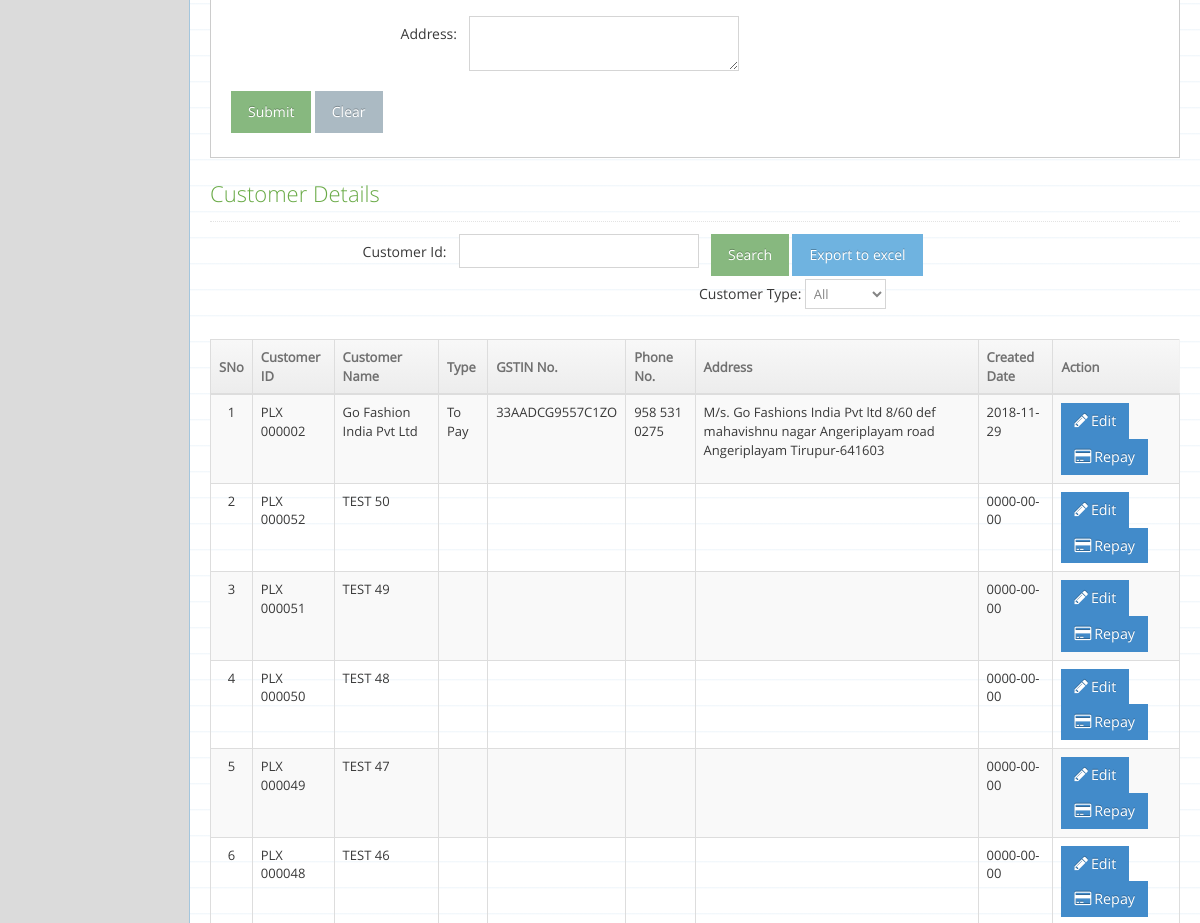
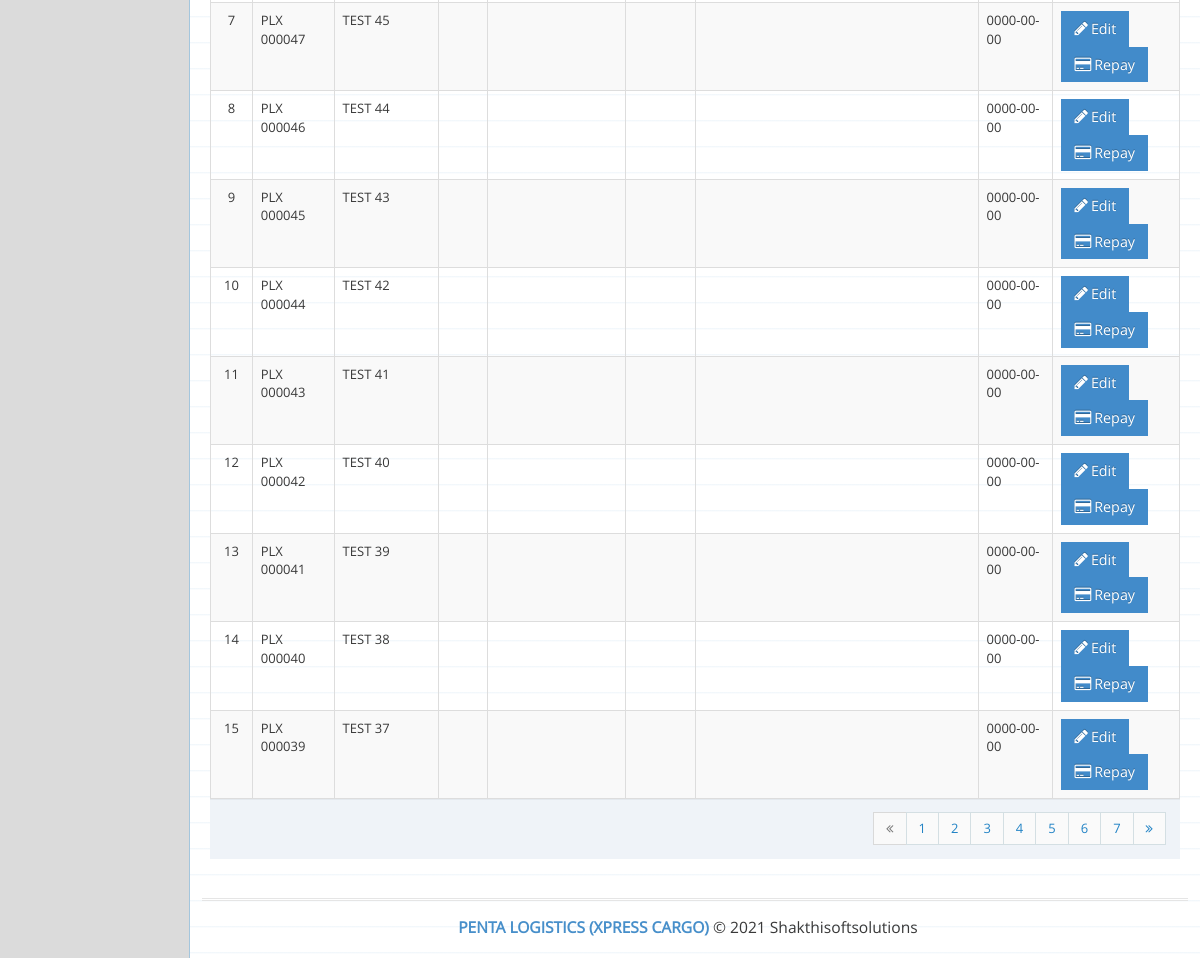
Before: /admin/add-customer.php?ty=add (signed in, lower part) with the older database file (2 pictures, top to bottom).
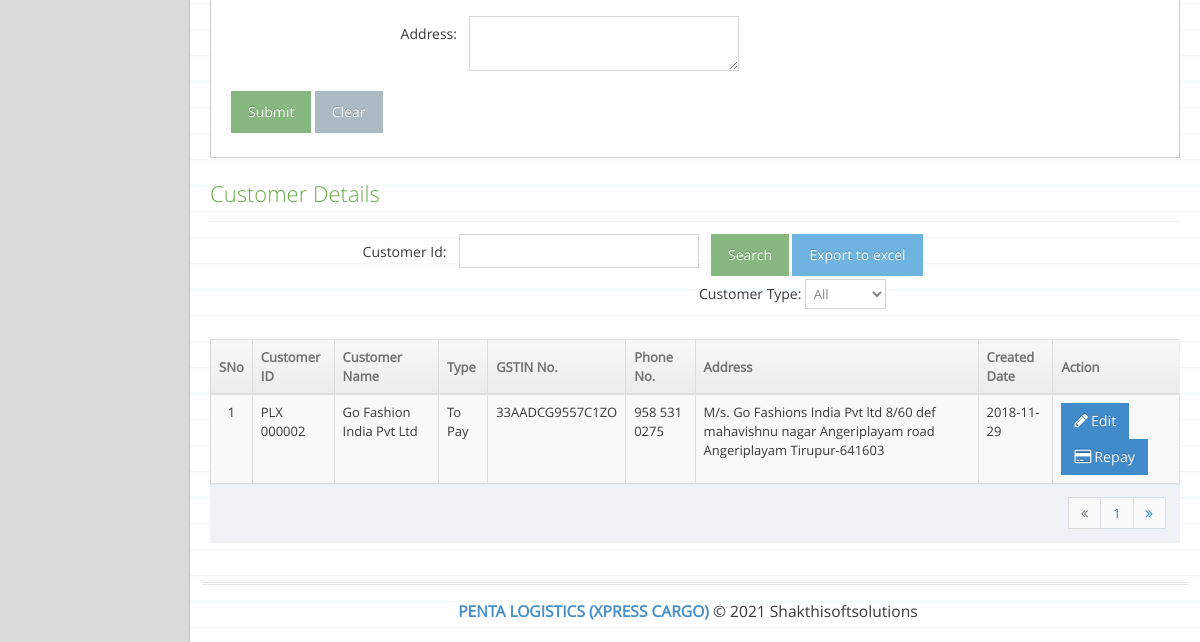
After: the same page with the newer database file.
### tables this page shows
CREATE TABLE `tbl_customer` (
  `cid` int(10) NOT NULL,
  `custID` varchar(100) NOT NULL,
  `consignor_name` varchar(100) NOT NULL,
  `Type` int(11) NOT NULL,
  `consignor_gst` varchar(50) NOT NULL,
  `consignor_phone` varchar(12) NOT NULL,
  `consignor_add` varchar(200) NOT NULL,
  `freight` varchar(100) NOT NULL,
  `boxrate` varchar(50) NOT NULL,
  `waych` varchar(100) NOT NULL,
  `insch` varchar(100) NOT NULL,
  `othch` varchar(100) NOT NULL,
  `odach` varchar(100) NOT NULL,
  `topaych` varchar(100) NOT NULL,
  `bala` varchar(100) NOT NULL,
  `cre_dt` date NOT NULL,
  `status` varchar(20) NOT NULL,
  `User_Access` varchar(10) NOT NULL DEFAULT 'Branch'
);

CREATE TABLE `pay_meth` (
  `b_id` int(11) NOT NULL,
  `bname` varchar(100) NOT NULL,
  `status` varchar(100) NOT NULL DEFAULT 'A',
  `User_Access` varchar(6) NOT NULL
);

### admin/add-customer.php (the view, shortened to what the changed rows need)
<?php
if ((isset($_SESSION)) && (isset($_SESSION['uid']))) {
	$user_type = $_SESSION['type'];
	if (isset($_GET['ty'])) {
		if ($_GET['ty'] == 'add') {
			$mobile = "";
		} elseif ($_GET['ty'] == 'edit') {
			$title = "Edit Customer";
			$Cust_ID = $_GET['editid'];
		} elseif ($_GET['ty'] == 'repay') {
			$title = "Customer Repayments";
		}
?>
		<!DOCTYPE html>
		<html lang="en">
		<head>
			<link rel="stylesheet" href="assets/css/bootstrap.min.css" />
			<link rel="stylesheet" href="assets/font-awesome/4.5.0/css/font-awesome.min.css" />
			<link rel="stylesheet" href="assets/css/ace.min.css" class="ace-main-stylesheet" id="main-ace-style" />
			<link rel="stylesheet" href="assets/css/ace-skins.min.css" />
			<link rel="stylesheet" href="assets/css/ace-rtl.min.css" />
			<link rel="stylesheet" href="assets/css/bootstrap-datetimepicker.min.css" />
		</head>
		<body class="skin-3">
			<div class="main-container ace-save-state" id="main-container">
					<?php
					include("sidebar.php");
					?>
				<div class="main-content">
					<div class="main-content-inner">
						<?php
						if ($_GET['ty'] == "add") {
						?> <div class="page-content">
								<div class="row">
									<div class="col-xs-12">
										<?php
										$exportdt = "";
										$exportdt .= "<div class='row'>";
										$exportdt .= "<div class='col-xs-12'>";
										$exportdt .= "<table id='dynamic-table' class='table table-striped table-bordered table-hover'>";
										$exportdt .= "<thead>";
										$exportdt .= "<tr><th>SNo</th>
													<th>Customer ID</th>
													<th>Customer Name</th>
													<th>Type</th>
													<th>GSTIN No.</th>
													<th>Phone No.</th>
													<th>Address</th>
													<!-- <th>Kg Rate</th>
													<th>Box Rate</th>
													<th>Waybill Charges</th>
													<th>Insurance Charges</th>
													<th>Other Charges</th>
													<th>ODA Charges</th>
													<th>Topay Charges</th> -->
													<th>Created Date</th>
													<th class='hidden-480'>Action</th>
													</tr>
											</thead>
											<tbody>
											<tr>";
										$i = 0;
										if (!isset($_GET['page'])) {
											$page = 1;
										} else {
											$page = $_GET['page'];
										}
										$results_per_page = 15;
										if (isset($_POST['Cust_Type_Edit'])) {
											$Cust_Type = $_POST['Cust_Type_Edit'];
										} else {
											$msql = mysqli_query($dbConn, "Select * from tbl_customer where status='A' $mobile ");
											$Cust_Count = mysqli_num_rows($msql);
											$page_first_result = ($page - 1) * $results_per_page;
											$msql = mysqli_query($dbConn, "Select * from tbl_customer where status='A' $mobile LIMIT " . $page_first_result . ',' . $results_per_page);
											$number_of_page = ceil($Cust_Count / $results_per_page);
										}
										while ($row = mysqli_fetch_array($msql)) {
											$i = $i + 1;
											$exportdt .= "	<td class='center'>  $i</td>";
											$exportdt .= "<td>" . $row['custID'] . "</td>";
											$exportdt .= "<td>" . $row['consignor_name'] . "</td>";
											$Query = "SELECT * from pay_meth where status='A'AND b_id = " . $row['Type'];
											$msql1 = mysqli_query($dbConn, $Query);
											$row1 = mysqli_fetch_array($msql1);
											$exportdt .= "<td>" . $row1['bname']  . "</td>";
											$exportdt .= "<td>" . $row['consignor_gst'] . "</td>";
											$exportdt .= "<td>" . $row['consignor_phone'] . "</td>";
											$exportdt .= "<td>" . $row['consignor_add'] . "</td>";
											$exportdt .= "<td>" . $row['cre_dt'] . "</td>";
											if ($user_type == "Branch") {
												$exportdt .= "<td class='hidden-480'>
													 <a href='add-customer.php?ty=edit&editid=$row[0]'><span class='btn btn-sm btn-primary bigger-110'><i class='ace-icon fa fa-pencil bigger-110'></i>Edit</span></a>
													 <a href='add-customer.php?ty=repay&editid=$row[0]'><span class='btn btn-sm btn-primary bigger-110'><i class='ace-icon fa fa-credit-card bigger-110'></i>Repay</span></a>
													</td>
													</tr>";
											}
										}
										$exportdt .= '</tbody>
										</table>
									</div>
								</div>';
										?>
										<?php echo $exportdt; ?>
										<div class="modal-footer no-margin-top">
											<ul class="pagination pull-right no-margin">
												<?php for ($page = 1; $page <= $number_of_page; $page++) { ?>
													<li id="<?php echo 'PageNo' . $page; ?>">
														<?php echo '<a onclick="SetActivePage(' . $page . '); SetActivePage(' . $page . ');" href = "add-customer.php?ty=add&page=' . $page . '#CD' . '">' . $page . ' </a>'; ?>
													</li>
												<?php } ?>
											</ul>
										</div>
									</div>
								</div>
							</div>
						<?php
						}
						?>
					</div>
				</div>
			</div>
		</body>
<?php
	}
} ?>

Changed rows visible on the page:
removed tbl_customer: custID "PLX 000052", consignor_name "TEST 50", cre_dt "0000-00-00"
removed tbl_customer: custID "PLX 000051", consignor_name "TEST 49", cre_dt "0000-00-00"
removed tbl_customer: custID "PLX 000050", consignor_name "TEST 48", cre_dt "0000-00-00"
removed tbl_customer: custID "PLX 000049", consignor_name "TEST 47", cre_dt "0000-00-00"
removed tbl_customer: custID "PLX 000048", consignor_name "TEST 46", cre_dt "0000-00-00"
removed tbl_customer: custID "PLX 000047", consignor_name "TEST 45", cre_dt "0000-00-00"
removed tbl_customer: custID "PLX 000046", consignor_name "TEST 44", cre_dt "0000-00-00"
removed tbl_customer: custID "PLX 000045", consignor_name "TEST 43", cre_dt "0000-00-00"
removed tbl_customer: custID "PLX 000044", consignor_name "TEST 42", cre_dt "0000-00-00"
removed tbl_customer: custID "PLX 000043", consignor_name "TEST 41", cre_dt "0000-00-00"
removed tbl_customer: custID "PLX 000042", consignor_name "TEST 40", cre_dt "0000-00-00"
removed tbl_customer: custID "PLX 000041", consignor_name "TEST 39", cre_dt "0000-00-00"
removed tbl_customer: custID "PLX 000040", consignor_name "TEST 38", cre_dt "0000-00-00"
removed tbl_customer: custID "PLX 000039", consignor_name "TEST 37", cre_dt "0000-00-00"
Other visible differences:
list line gone: "2"
list line gone: "3"
list line gone: "4"
list line gone: "5"
list line gone: "6"
list line gone: "7"
